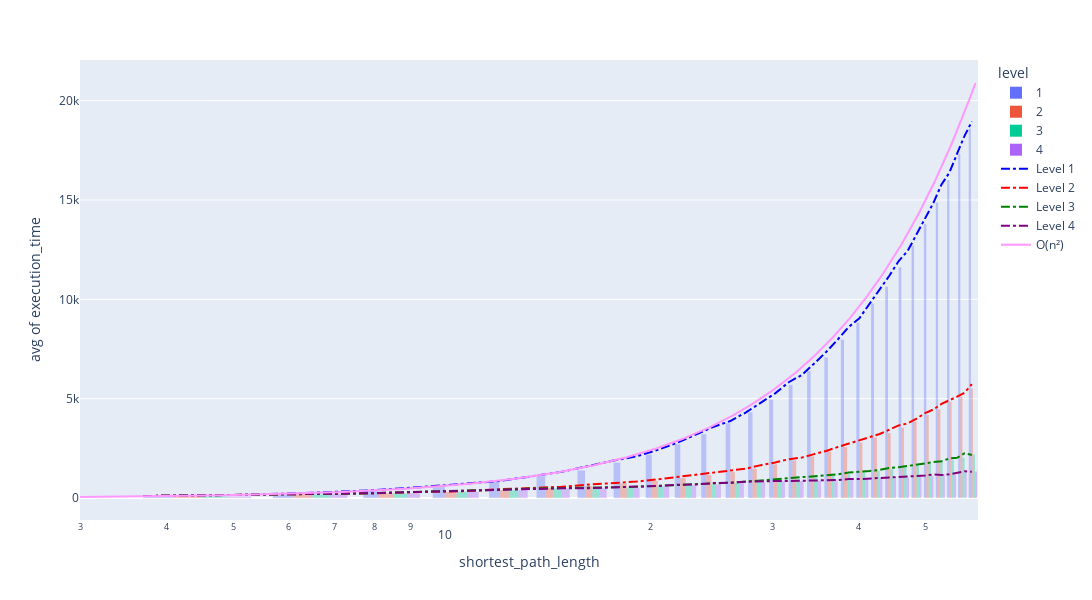

Here is the notebook cell this chart was saved with:
### Code cell
import plotly.express as px
import plotly.graph_objects as go

# Normalize execution time
df = df[(df["shortest_path_length"] > 2) & (df["shortest_path_length"] < 60)]
fig = px.histogram(df, x="shortest_path_length", y="execution_time",
             color='level', barmode='group',  histfunc='avg', log_y=False, log_x=True, nbins=55, width=1200, height=600, opacity=0.35)

color_map = {1: "blue", 2:"red", 3:"green", 4: "purple"}

# Step 1: Group and bin data manually
bins = np.histogram_bin_edges(df["shortest_path_length"], bins=40)
df["bin"] = pd.cut(df["shortest_path_length"], bins=bins)

# Step 2: Compute average per bin per level
grouped = df.groupby(["bin", "level"])["execution_time"].mean().reset_index()

# Step 3: Convert bin to numeric midpoint for plotting
grouped["bin_mid"] = grouped["bin"].apply(lambda x: x.mid)

# Step 4: Overlay trend lines
for level in grouped["level"].unique():
    sub = grouped[grouped["level"] == level]
    fig.add_trace(go.Scatter(
        x=sub["bin_mid"],
        y=sub["execution_time"],
        mode='lines',
        name=f"Level {level}",
        opacity=1,
        line=dict(width=2, dash='dashdot', color=color_map[level])  # Optional: dashed lines for distinction
    ))

n_values = np.linspace(df["shortest_path_length"].min(), df["shortest_path_length"].max(), 500)
o_n2 = 6 * (n_values ** 2)
fig.add_trace(go.Scatter(
        x=n_values,
        y=o_n2,
        mode='lines',
        name='O(n²)',
        opacity=1,
        line=dict(width=2, dash='solid')  # Optional: dashed lines for distinction
    ))

fig.show()

### Figure 1 — Plotly figure (JSON) as saved in the notebook; plotly's stock layout.template omitted (floating-point values rounded to 4 significant figures; data arrays with more than 128 entries replaced by an {"elided": "..."} marker saying what was removed)
{"data": [{"alignmentgroup": "True", "bingroup": "x", "histfunc": "avg", "hovertemplate": "level=1<br>shortest_path_length=%{x}<br>avg of execution_time=%{y}<extra></extra>", "legendgroup": "1", "marker": {"color": "#636efa", "opacity": 0.35, "pattern": {"shape": ""}}, "name": "1", "nbinsx": 55, "offsetgroup": "1", "orientation": "v", "showlegend": true, "x": {"elided": "966 int values"}, "xaxis": "x", "y": {"elided": "966 int values"}, "yaxis": "y", "type": "histogram"}, {"alignmentgroup": "True", "bingroup": "x", "histfunc": "avg", "hovertemplate": "level=2<br>shortest_path_length=%{x}<br>avg of execution_time=%{y}<extra></extra>", "legendgroup": "2", "marker": {"color": "#EF553B", "opacity": 0.35, "pattern": {"shape": ""}}, "name": "2", "nbinsx": 55, "offsetgroup": "2", "orientation": "v", "showlegend": true, "x": {"elided": "961 int values"}, "xaxis": "x", "y": {"elided": "961 int values"}, "yaxis": "y", "type": "histogram"}, {"alignmentgroup": "True", "bingroup": "x", "histfunc": "avg", "hovertemplate": "level=3<br>shortest_path_length=%{x}<br>avg of execution_time=%{y}<extra></extra>", "legendgroup": "3", "marker": {"color": "#00cc96", "opacity": 0.35, "pattern": {"shape": ""}}, "name": "3", "nbinsx": 55, "offsetgroup": "3", "orientation": "v", "showlegend": true, "x": {"elided": "954 int values"}, "xaxis": "x", "y": {"elided": "954 int values"}, "yaxis": "y", "type": "histogram"}, {"alignmentgroup": "True", "bingroup": "x", "histfunc": "avg", "hovertemplate": "level=4<br>shortest_path_length=%{x}<br>avg of execution_time=%{y}<extra></extra>", "legendgroup": "4", "marker": {"color": "#ab63fa", "opacity": 0.35, "pattern": {"shape": ""}}, "name": "4", "nbinsx": 55, "offsetgroup": "4", "orientation": "v", "showlegend": true, "x": {"elided": "965 int values"}, "xaxis": "x", "y": {"elided": "965 int values"}, "yaxis": "y", "type": "histogram"}, {"line": {"color": "blue", "dash": "dashdot", "width": 2}, "mode": "lines", "name": "Level 1", "opacity": 1, "x": [3.7, 5.1, 6.5, 7.9, 9.3, 10.7, 12.1, 13.5, 14.9, 16.3, 17.7, 19.1, 20.5, 21.9, 23.3, 24.7, 26.1, 27.5, 28.9, 30.3, 31.7, 33.1, 34.5, 35.9, 37.3, 38.7, 40.1, 41.5, 42.9, 44.3, 45.7, 47.1, 48.5, 49.9, 51.3, 52.7, 54.1, 55.5, 56.9, 58.3], "y": [103.0, 159.0, 265.0, 393.0, 550.0, 726.0, 859.0, 1099.0, 1324.0, 1614.0, 1888.0, 2098.0, 2424.0, 2794.0, 3216.0, 3589.0, 3876.0, 4312.0, 4803.0, 5269.0, 5829.0, 6193.0, 6767.0, 7351.0, 7968.0, 8608.0, 9049.0, 9786.0, 10440.0, 11190.0, 11930.0, 12440.0, 13270.0, 14060.0, 14860.0, 15780.0, 16380.0, 17330.0, 18230.0, 18950.0], "type": "scatter"}, {"line": {"color": "red", "dash": "dashdot", "width": 2}, "mode": "lines", "name": "Level 2", "opacity": 1, "x": [3.7, 5.1, 6.5, 7.9, 9.3, 10.7, 12.1, 13.5, 14.9, 16.3, 17.7, 19.1, 20.5, 21.9, 23.3, 24.7, 26.1, 27.5, 28.9, 30.3, 31.7, 33.1, 34.5, 35.9, 37.3, 38.7, 40.1, 41.5, 42.9, 44.3, 45.7, 47.1, 48.5, 49.9, 51.3, 52.7, 54.1, 55.5, 56.9, 58.3], "y": [103.0, 158.4, 225.4, 240.2, 307.5, 348.2, 443.0, 513.5, 569.3, 678.4, 753.9, 828.3, 942.5, 1060.0, 1156.0, 1267.0, 1363.0, 1481.0, 1657.0, 1788.0, 1955.0, 2035.0, 2211.0, 2369.0, 2567.0, 2745.0, 2888.0, 3049.0, 3225.0, 3438.0, 3655.0, 3761.0, 3995.0, 4277.0, 4459.0, 4739.0, 4913.0, 5104.0, 5305.0, 5735.0], "type": "scatter"}, {"line": {"color": "green", "dash": "dashdot", "width": 2}, "mode": "lines", "name": "Level 3", "opacity": 1, "x": [3.7, 5.1, 6.5, 7.9, 9.3, 10.7, 12.1, 13.5, 14.9, 16.3, 17.7, 19.1, 20.5, 21.9, 23.3, 24.7, 26.1, 27.5, 28.9, 30.3, 31.7, 33.1, 34.5, 35.9, 37.3, 38.7, 40.1, 41.5, 42.9, 44.3, 45.7, 47.1, 48.5, 49.9, 51.3, 52.7, 54.1, 55.5, 56.9, 58.3], "y": [103.0, 158.8, 225.3, 241.5, 321.7, 367.1, 416.3, 480.5, 492.2, 508.7, 545.9, 570.5, 610.3, 650.9, 686.8, 745.4, 771.5, 830.3, 887.6, 917.2, 985.4, 1027.0, 1085.0, 1124.0, 1194.0, 1284.0, 1312.0, 1361.0, 1416.0, 1515.0, 1549.0, 1606.0, 1688.0, 1744.0, 1820.0, 1854.0, 1992.0, 2027.0, 2254.0, 2171.0], "type": "scatter"}, {"line": {"color": "purple", "dash": "dashdot", "width": 2}, "mode": "lines", "name": "Level 4", "opacity": 1, "x": [3.7, 5.1, 6.5, 7.9, 9.3, 10.7, 12.1, 13.5, 14.9, 16.3, 17.7, 19.1, 20.5, 21.9, 23.3, 24.7, 26.1, 27.5, 28.9, 30.3, 31.7, 33.1, 34.5, 35.9, 37.3, 38.7, 40.1, 41.5, 42.9, 44.3, 45.7, 47.1, 48.5, 49.9, 51.3, 52.7, 54.1, 55.5, 56.9, 58.3], "y": [103.0, 158.0, 225.7, 244.0, 311.2, 372.6, 422.9, 481.7, 491.9, 499.7, 535.7, 577.5, 610.2, 667.0, 689.2, 752.4, 768.6, 822.0, 850.1, 857.4, 862.2, 862.0, 872.7, 896.5, 905.0, 958.7, 955.1, 984.3, 1001.0, 1030.0, 1040.0, 1091.0, 1097.0, 1134.0, 1189.0, 1157.0, 1198.0, 1282.0, 1350.0, 1322.0], "type": "scatter"}, {"line": {"dash": "solid", "width": 2}, "mode": "lines", "name": "O(n²)", "opacity": 1, "x": {"elided": "500 float values"}, "y": {"elided": "500 float values"}, "type": "scatter"}], "layout": {"xaxis": {"anchor": "y", "domain": [0.0, 1.0], "title": {"text": "shortest_path_length"}, "type": "log"}, "yaxis": {"anchor": "x", "domain": [0.0, 1.0], "title": {"text": "avg of execution_time"}}, "legend": {"title": {"text": "level"}, "tracegroupgap": 0}, "margin": {"t": 60}, "barmode": "group", "height": 600, "width": 1200}}
